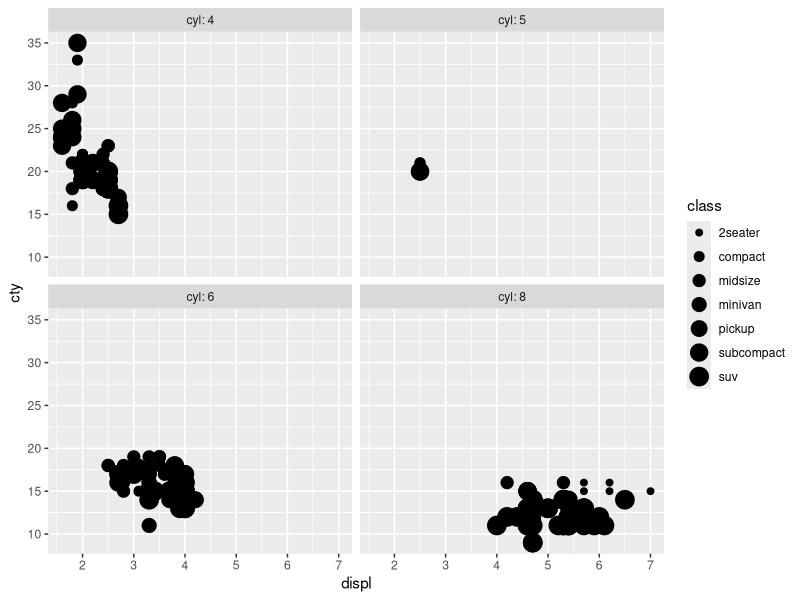
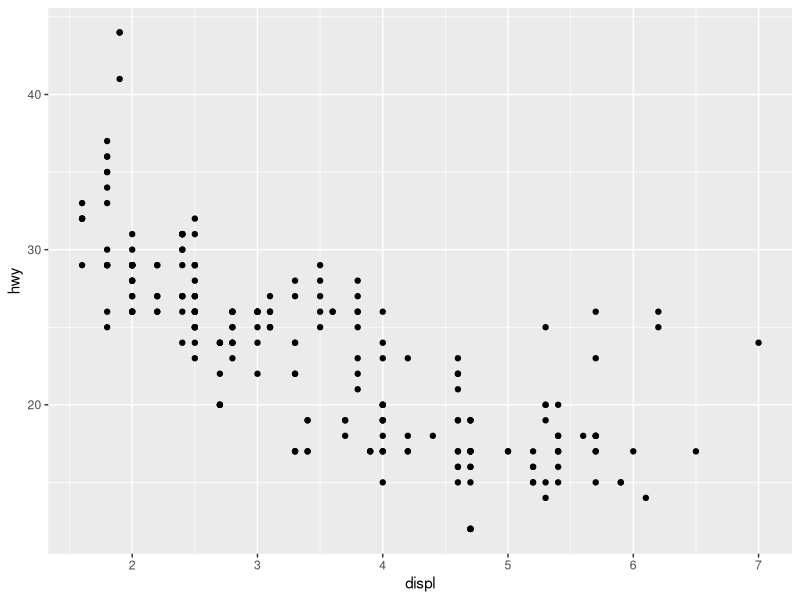
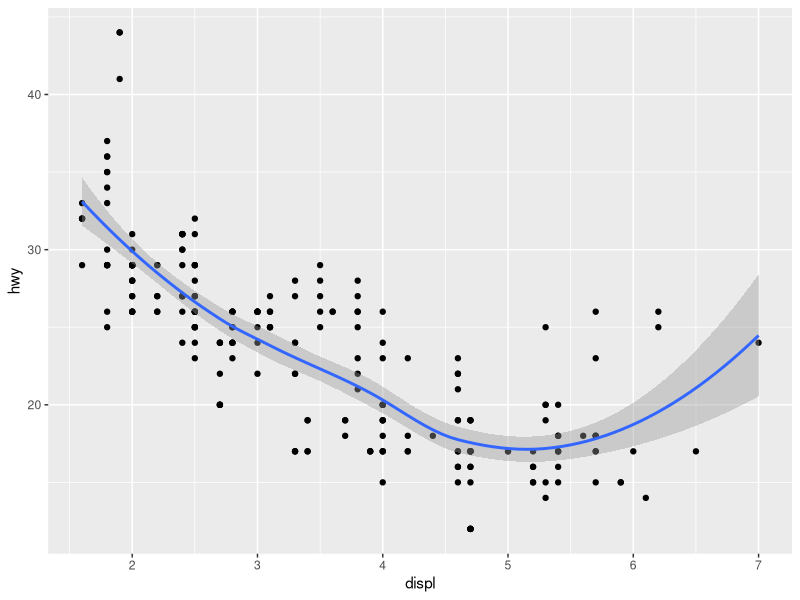
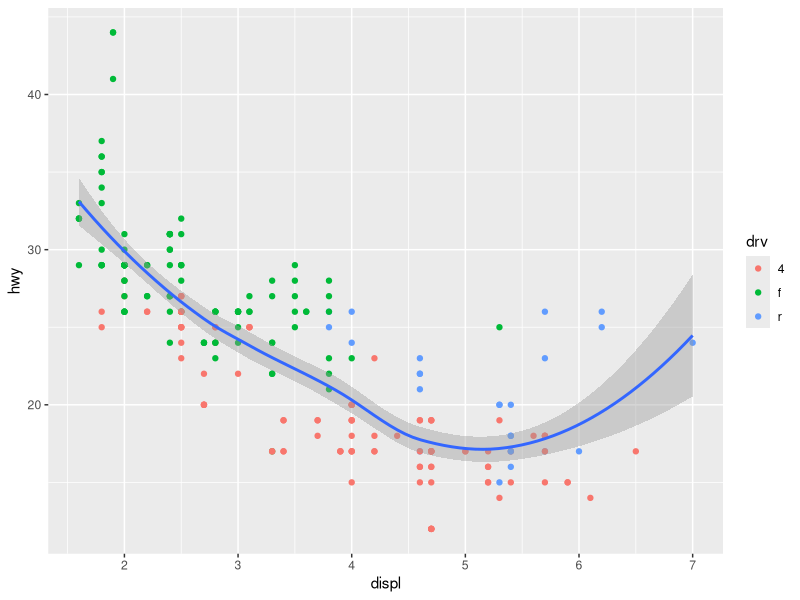
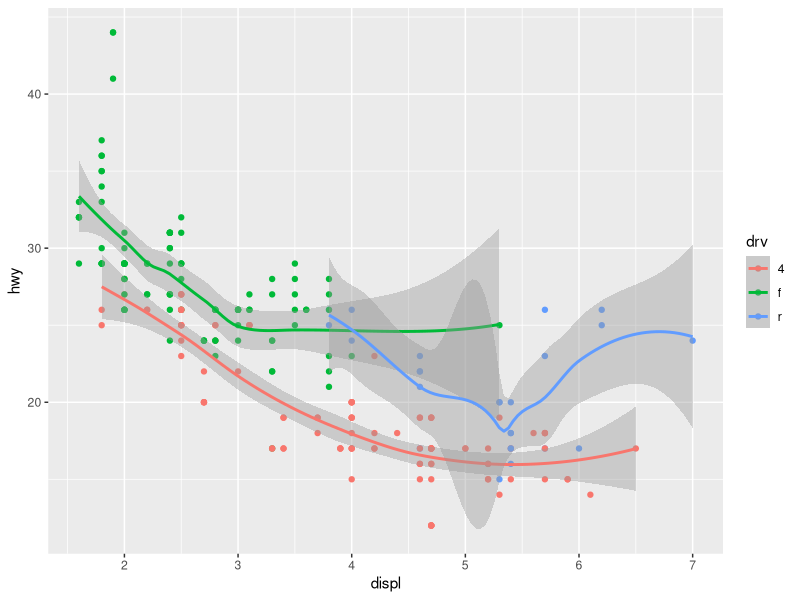
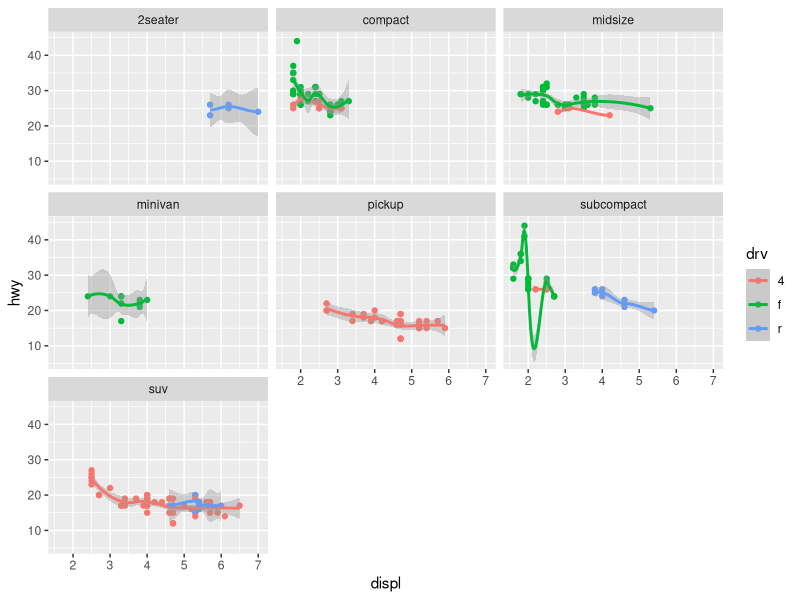
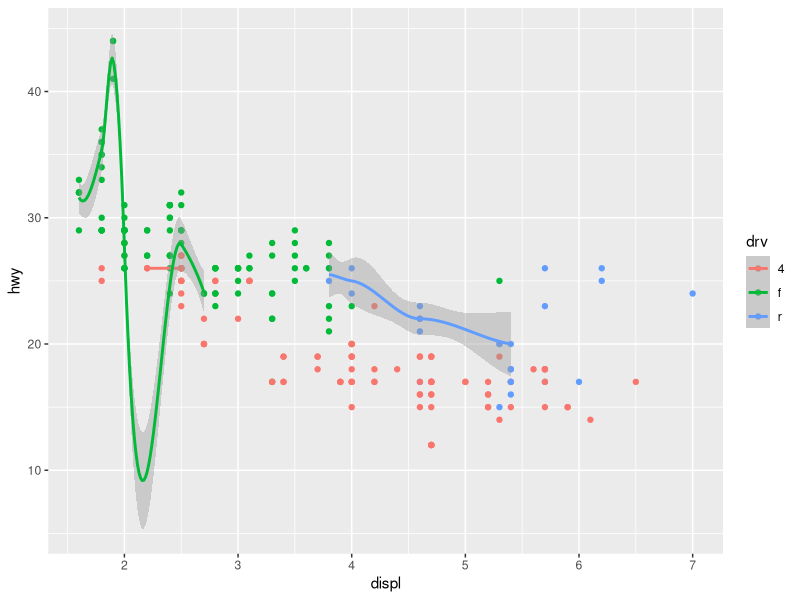
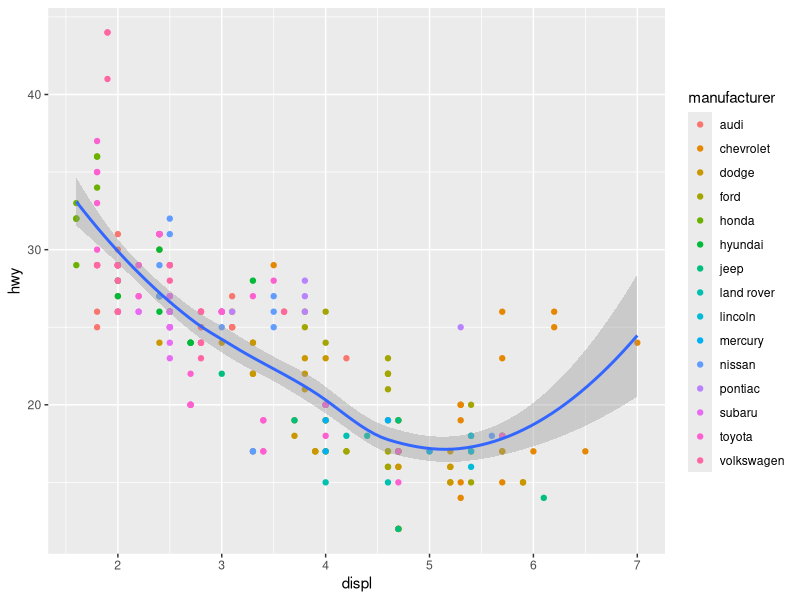

These figures' R source, in order:
library(dplyr)
library(ggplot2)

head(mpg)
df_dataset <- mpg
df_displ_avg_manufacturer <- df_dataset %>%
  select(manufacturer,
         displ) %>%
  group_by(manufacturer) %>%
  summarize(displ_avg = mean(displ,
                             na.rm=TRUE)
            )
                                                                              
df_dataset_enriched <- left_join(df_dataset, df_displ_avg_manufacturer, by="manufacturer")

#p <- df_dataset_enriched %>% ggplot(data=df_dataset_enriched, aes(x=cty, y=displ)) + barplot()
p <- df_dataset_enriched %>%
  ggplot(aes(y=cty,
             x=displ)) +
  geom_point(aes(size=class)) +
  facet_wrap(. ~ cyl,
             labeller = label_both) +
  scale_fill_brewer( palette = "Blues")
p

# dotplot
ggplot(data = mpg) + 
  geom_point(mapping = aes(x = displ, y = hwy))

# dotplot with smoothing
ggplot(data = mpg) + 
  geom_point(mapping = aes(x = displ, y = hwy)) + 
  geom_smooth(mapping = aes(x = displ, y = hwy))

# dotplot with smoothing, coloring per drv
ggplot(data = mpg) + 
  geom_point(mapping = aes(x = displ, y = hwy, color=drv)) + 
  geom_smooth(mapping = aes(x = displ, y = hwy))

# dotplot with smoothing and coloring per drv
ggplot(data = mpg, aes(color=drv)) + 
  geom_point(mapping = aes(x = displ, y = hwy)) + 
  geom_smooth(mapping = aes(x = displ, y = hwy))

# dotplot with smoothing and coloring per drv
ggplot(data = mpg, aes(color=drv)) + 
  geom_point(mapping = aes(x = displ, y = hwy)) + 
  geom_smooth(mapping = aes(x = displ, y = hwy)) + 
  facet_wrap(. ~ class)

# filtering
ggplot(data = mpg, aes(color=drv)) + 
  geom_point(mapping = aes(x = displ, y = hwy)) + 
  geom_smooth(data = filter(mpg, class == "subcompact"),
              se = TRUE,
              mapping = aes(x = displ, y = hwy))

ggplot(data = mpg) + 
  geom_point(mapping = aes(x = displ, y = hwy, color=manufacturer)) + 
  geom_smooth(mapping = aes(x = displ, y = hwy))
